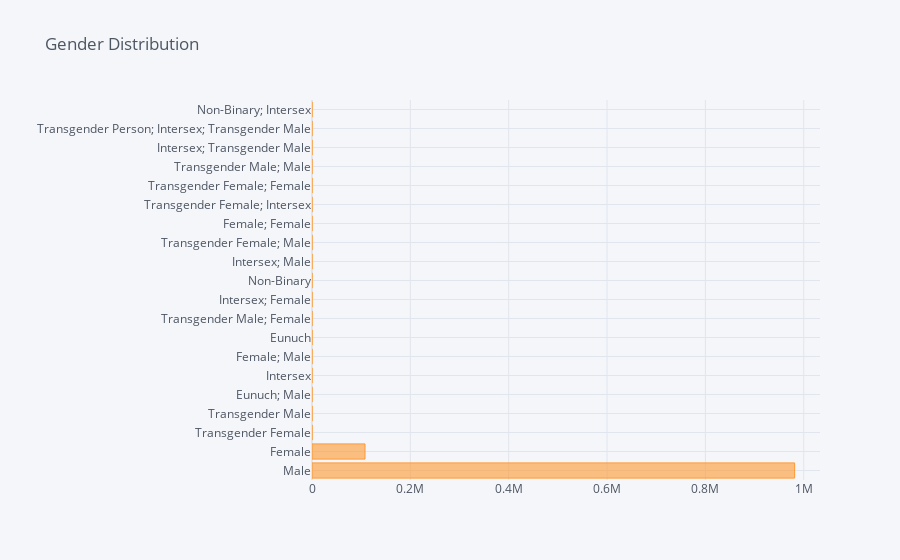

The code cell stored with this chart in its notebook:
### Code cell
plt.figure(figsize=[20,5])
sns.set_style('darkgrid')
sns.set_context('talk')
genders.iplot(y='Gender', kind='barh', title='Gender Distribution')

### Figure 1 — Plotly figure (JSON) as saved in the notebook; plotly's stock layout.template omitted (floating-point values rounded to 4 significant figures)
{"data": [{"marker": {"color": "rgba(255, 153, 51, 0.6)", "line": {"color": "rgba(255, 153, 51, 1.0)", "width": 1}}, "name": "Gender", "orientation": "h", "text": "", "type": "bar", "x": [981364, 107830, 79, 36, 18, 7, 7, 3, 3, 2, 2, 2, 2, 1, 1, 1, 1, 1, 1, 1], "y": ["Male", "Female", "Transgender Female", "Transgender Male", "Eunuch; Male", "Intersex", "Female; Male", "Eunuch", "Transgender Male; Female", "Intersex; Female", "Non-Binary", "Intersex; Male", "Transgender Female; Male", "Female; Female", "Transgender Female; Intersex", "Transgender Female; Female", "Transgender Male; Male", "Intersex; Transgender Male", "Transgender Person; Intersex; Transgender Male", "Non-Binary; Intersex"]}], "layout": {"legend": {"bgcolor": "#F5F6F9", "font": {"color": "#4D5663"}}, "paper_bgcolor": "#F5F6F9", "plot_bgcolor": "#F5F6F9", "title": {"font": {"color": "#4D5663"}, "text": "Gender Distribution"}, "xaxis": {"gridcolor": "#E1E5ED", "showgrid": true, "tickfont": {"color": "#4D5663"}, "title": {"font": {"color": "#4D5663"}, "text": ""}, "zerolinecolor": "#E1E5ED"}, "yaxis": {"gridcolor": "#E1E5ED", "showgrid": true, "tickfont": {"color": "#4D5663"}, "title": {"font": {"color": "#4D5663"}, "text": ""}, "zerolinecolor": "#E1E5ED"}}}
